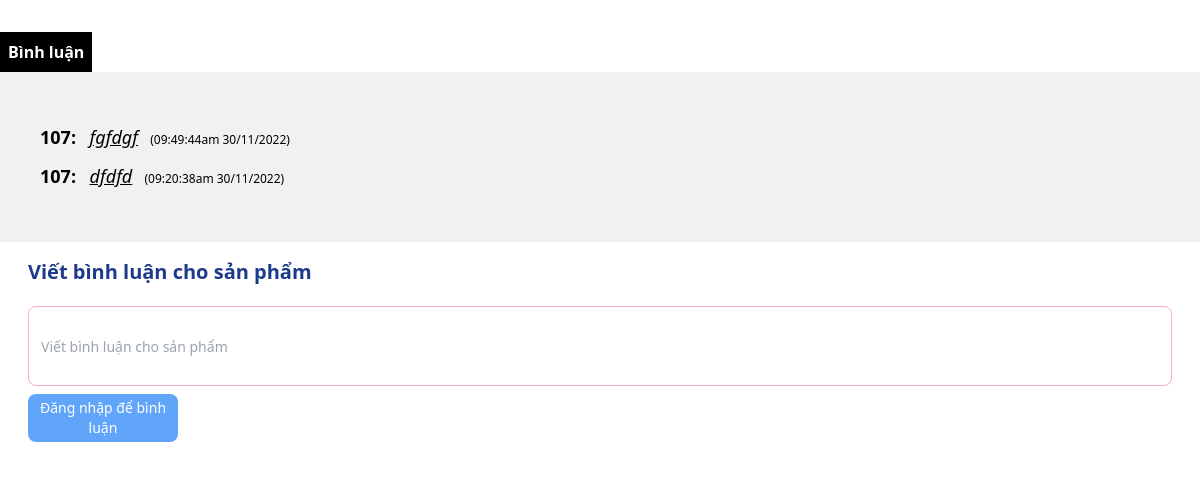
Before: /khachhang/comment/form_cmt.php?id_product=201 with the older database file.
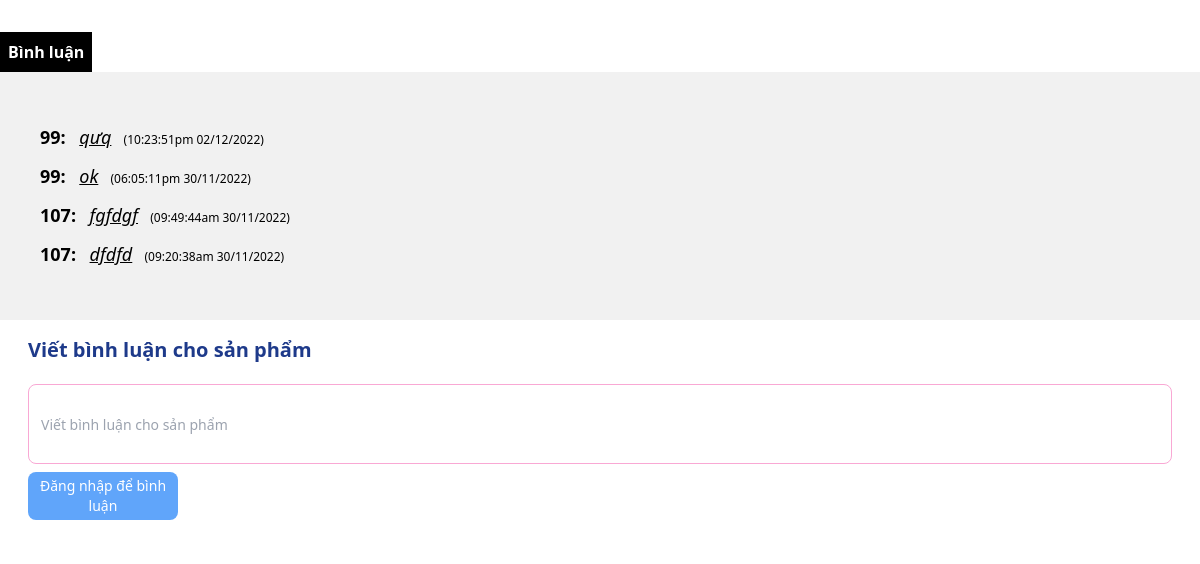
After: the same page with the newer database file.
### tables this page shows
CREATE TABLE `binh_luan` (
  `ma_bl` int(11) NOT NULL,
  `noi_dung` varchar(250) NOT NULL,
  `id_xebook` int(11) NOT NULL,
  `id_user` int(10) NOT NULL,
  `ngay_bl` varchar(50) NOT NULL
);

### modal/pdo.php (called while the page is built, shortened)
<?php
function pdo_get_connection(){
    $dburl = "mysql:host=localhost;dbname=duan1;charset=utf8";
    $username = 'root';
    $password = '';
    $conn = new PDO($dburl, $username, $password);
    $conn->setAttribute(PDO::ATTR_ERRMODE, PDO::ERRMODE_EXCEPTION);
    return $conn;
}
function pdo_query($sql){
    $sql_args = array_slice(func_get_args(), 1);
    try{
        $conn = pdo_get_connection();
        $stmt = $conn->prepare($sql);
        $stmt->execute($sql_args);
        $rows = $stmt->fetchAll();
        return $rows;
    }
    catch(PDOException $e){
        throw $e;
    }
    finally{
        unset($conn);
    }
}

### modal/binh_luan.php (called while the page is built, shortened)
<?php
function load_all_binhluan($idpro)
{
    $sql = "SELECT * FROM binh_luan WHERE id_xebook='" . $idpro . "' ORDER BY ma_bl DESC";
    $list_binhluan = pdo_query($sql);
    return $list_binhluan;
}

### khachhang/comment/form_cmt.php (the view, shortened to what this page needs)
<?php
include "../../modal/pdo.php";
include "../../modal/binh_luan.php";
$idpro = $_REQUEST['id_product'];
$dsbl = load_all_binhluan($idpro);
?>
<!DOCTYPE html>
<html lang="en">
<head>
    <script src="https://cdn.tailwindcss.com"></script>
</head>
<body>
    <div class="comment my-8">
        <div class="bg-black text-white inline-block font-semibold p-2">
            Bình luận
        </div>
        <div class="bg-[#F1F1F1] p-10">
            <ul>
                <?php
                foreach ($dsbl as $show) {
                    extract($show);
                    echo '
                    <li class="my-3">
                        <span class="font-bold text-[18px]">' . $id_user . ': &nbsp</span>
                        <span class="italic underline text-[18px]">'.$noi_dung.'</span>
                        <span class="font-normal ml-2 text-[12px]">('.$ngay_bl.')</span>
                    </li>
                    ';
                }
                ?>
            </ul>
        </div>
        <div>
            <div class=" px-7 w-[100%]  bg-white p-4">
                <p class="text-xl font-semibold text-blue-900 transition-all hover:text-black">Viết bình luận cho sản phẩm</p>
                <form action="<?= $_SERVER['PHP_SELF'] ?>" method="post">
                    <input name="noidung_binhluan" required class="h-20 px-3 text-sm py-1 mt-5 outline-none border-pink-300 w-full resize-none border rounded-lg placeholder:text-sm " placeholder="Viết bình luận cho sản phẩm">
                    <div class="flex justify-between mt-2">
                        <?php
                        if (isset($_SESSION['user'])) {
                            extract($_SESSION['user']);
                        ?>
                            <button type="submit" name="gui_binhluan" class="h-12 w-[150px] bg-blue-400 text-sm text-white rounded-lg transition-all cursor-pointer hover:bg-blue-600">
                                Gửi bình luận
                            </button>
                        <?php } else {
                        ?>
                            <a href="" class="h-12 w-[150px] bg-blue-400 text-sm text-white text-center flex items-center rounded-lg transition-all cursor-pointer hover:bg-blue-600">
                                Đăng nhập để bình luận
                            </a>
                        <?php } ?>
                    </div>
                </form>
            </div>
        </div>
    </div>
</body>
</html>

Changed rows visible on the page:
added binh_luan: id_user "99", noi_dung "qưq", ngay_bl "10:23:51pm 02/12/2022"
added binh_luan: id_user "99", noi_dung "ok", ngay_bl "06:05:11pm 30/11/2022"
